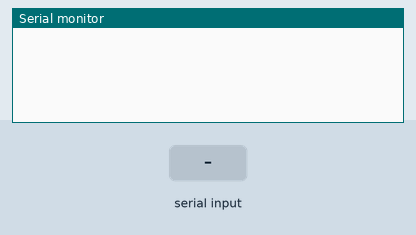
This sketch was run on a simulated Arduino Uno, built with avr-gcc and run on an emulated ATmega328P. Parts: the last lines printed to the serial monitor. The inputs (shaded band) are chosen by the test bench.

Above: at 0.9 s.
1.0 s: "90,45\n" received over Serial
At 1.8 s:
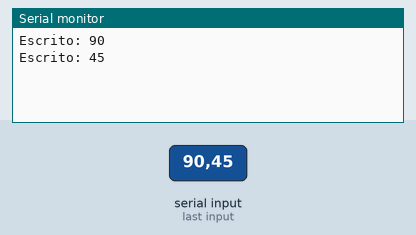
2.5 s: "30,150\n" received over Serial
At 4.5 s:
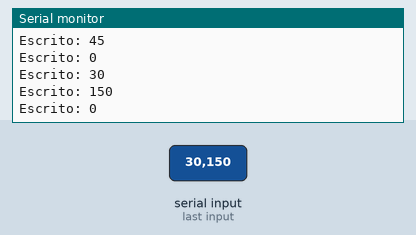
Timing chart, 0 to 6.0 s (numbered marks = the images above; inputs shaded):
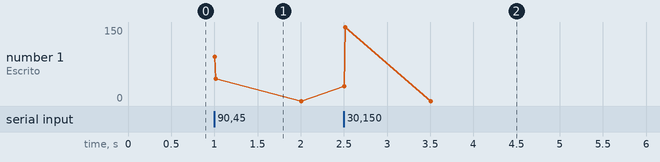

Measured:
- after the input at 1.0 s, the serial monitor: prints a new line at once (image 1)
- after the input at 2.5 s, the serial monitor: prints a new line at once (image 2)

The sketch:

serial_read_v3.ino
```cpp
// Autor: matematicasdeinstituto
// Web  : https://github.com/matematicasdeinstituto/arduino
// Ideas nuevas:
//  1. Serial.parseInt() = lee un 'long' de Serial


int main()
{
    init();

// init Serial
    Serial.begin(9600);
    while (!Serial) { ; }

    while(true){
        if (Serial.available() > 0){
            long n = Serial.parseInt();

            Serial.print("Escrito: ");
            Serial.println(n);
        }
    }
}
```
